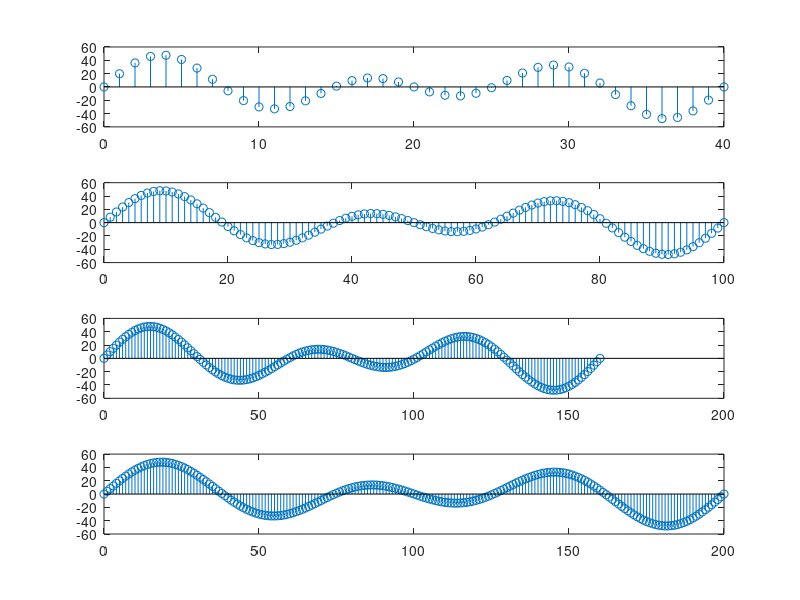

The MATLAB script that drew this image:
clc
clear all
close all

F_analog=60;
fs=[200,500,800,1000];
k=length(fs);
for i=1:k
    ta=0:1/fs(i):.2;
    n=0:length(ta)-1;
    xs=20*sin(20*pi*1/fs(i)*n)+30*sin(30*pi*1/fs(i)*n);
    subplot(4,1,i)
    stem(n,xs)
    
end
    
    